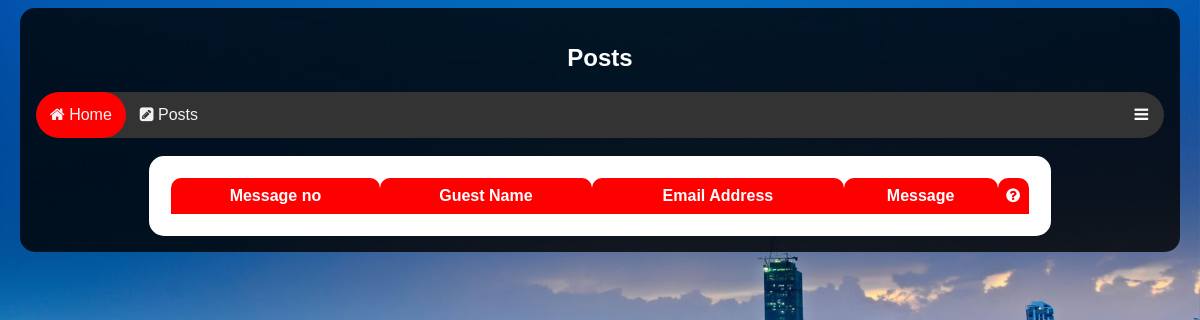
/GarbageCollectionSystem/GuestMessages.php (signed in), run on an earlier commit of the app's database.
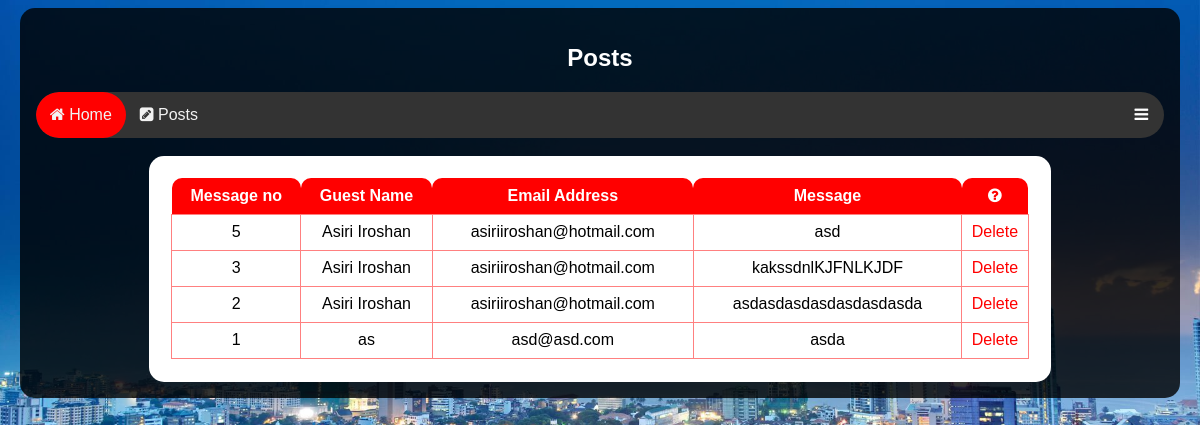
And on a later commit of the database.
### tables this page shows
CREATE TABLE `GuestMessages` (
  `MessageNumber` int(11) NOT NULL,
  `GuestName` varchar(25) NOT NULL,
  `Email` varchar(50) NOT NULL,
  `Message` varchar(250) NOT NULL
);

### GarbageCollectionSystem/GuestMessages.php (the view, shortened to what this page needs)
<?php
include('connection.php');
?>
<!DOCTYPE html>
<html>
<head>
	<link rel="stylesheet" type="text/css" href="style.css">
   <link rel="stylesheet" href="https://cdnjs.cloudflare.com/ajax/libs/font-awesome/4.7.0/css/font-awesome.min.css">
</head>
<body>
<div class="containerContent">
		<h2 style="text-align: center;">Posts</h2>
<div class="navigationbar" id="navbar">
  <a class="active" href="WelcomePageAdmin.php"><i class="fa fa-home"></i> Home</a>
  <a href="PostsPageAdmin.php"><i class="fa fa-pencil-square"></i> Posts</a>
  <div class="profileMenu">
    <button class="profileButton"><i class="fa fa-bars"></i></button>
  </div>
</div>
<?php
$result = mysqli_query($connection,"SELECT * FROM GuestMessages ORDER BY MessageNumber DESC");
echo "<br>";
echo "<div id='tablecontainer'>";
echo "<table id='table'>
<tr>
<th>Message no</th>
<th>Guest Name</th>
<th>Email Address</th>
<th>Message</th>
<th><i class='fa fa-question-circle'></i></th>
</tr>";
while($row = mysqli_fetch_array($result))
{
  @$MessageNumber=$row['MessageNumber'];
echo "<tr>";
echo "<td>".$row['MessageNumber']."</td>";
echo "<td id='pn'>" . $row['GuestName'] . "</td>";
echo "<td>" . $row['Email'] . "</td>";
echo "<td>".$row['Message']."</td>";
echo "<td><a href='deleteGuestMessage.php?MessageNumber=$MessageNumber' style='text-decoration: none;'>" . "Delete" . "</td>";
echo "</tr>";
}
echo "</table>";
echo "</div>";
?>
</div>
</body>
</html>

What changed in the data, as far as the page shows it:
added guestmessages: MessageNumber "5", GuestName "Asiri Iroshan", Email "asiriiroshan@hotmail.com", Message "asd"
added guestmessages: MessageNumber "3", GuestName "Asiri Iroshan", Email "asiriiroshan@hotmail.com", Message "kakssdnlKJFNLKJDF"
added guestmessages: MessageNumber "2", GuestName "Asiri Iroshan", Email "asiriiroshan@hotmail.com", Message "asdasdasdasdasdasdasda"
added guestmessages: MessageNumber "1", GuestName "as", Email "asd@asd.com", Message "asda"
